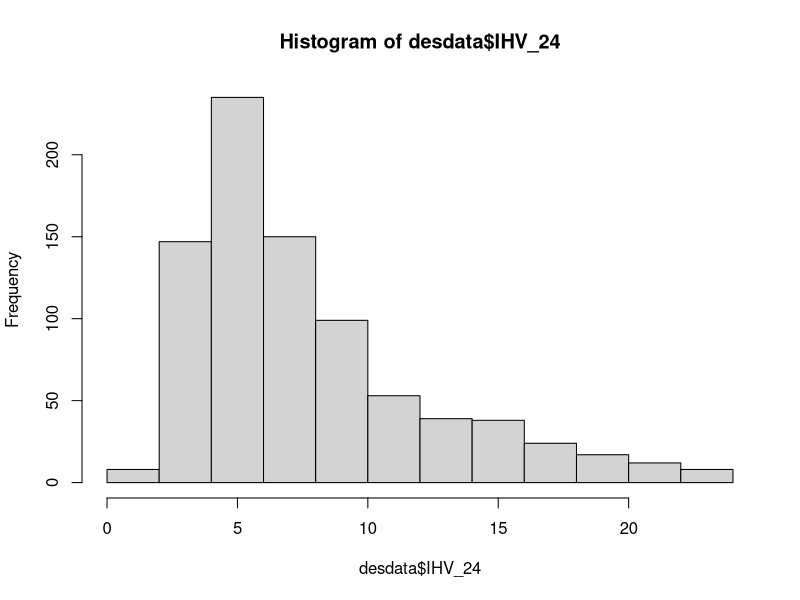
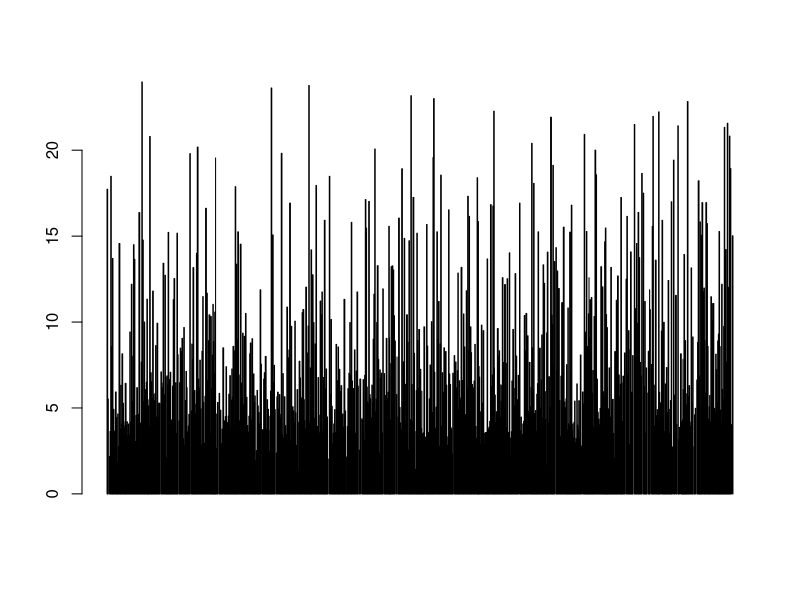
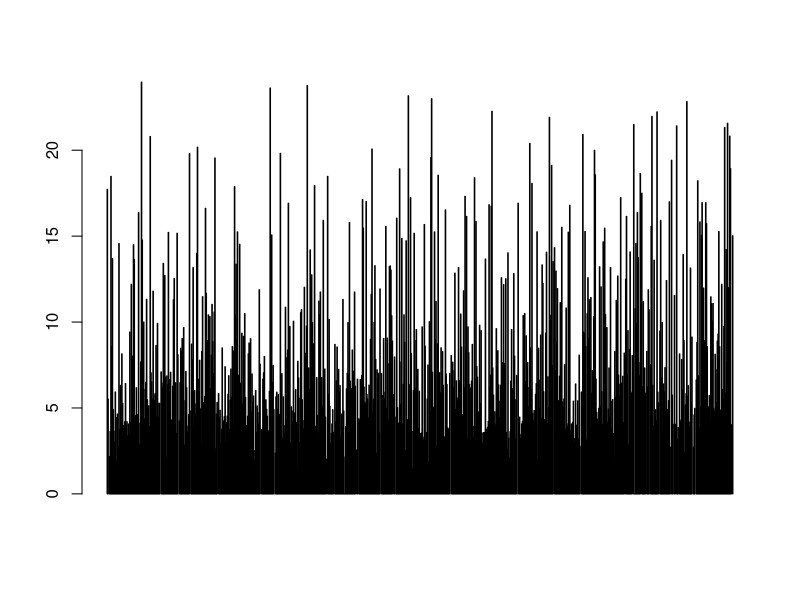
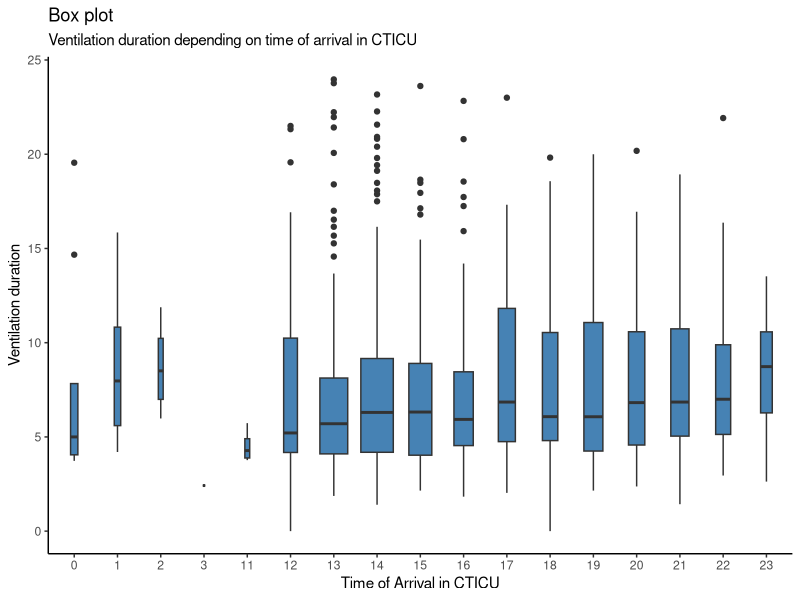
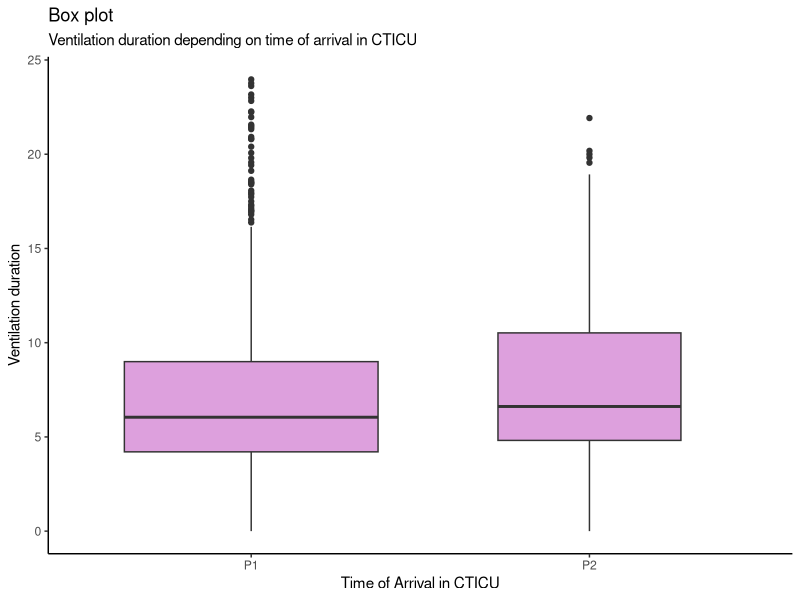
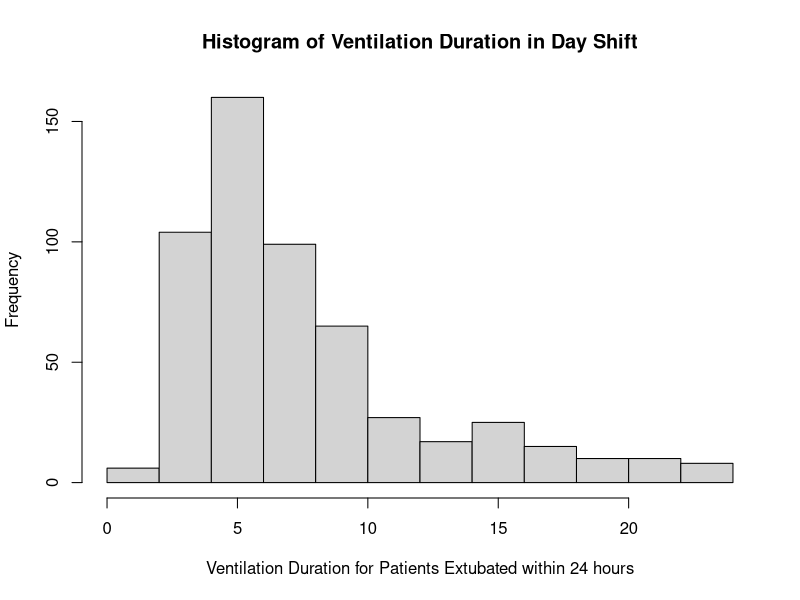
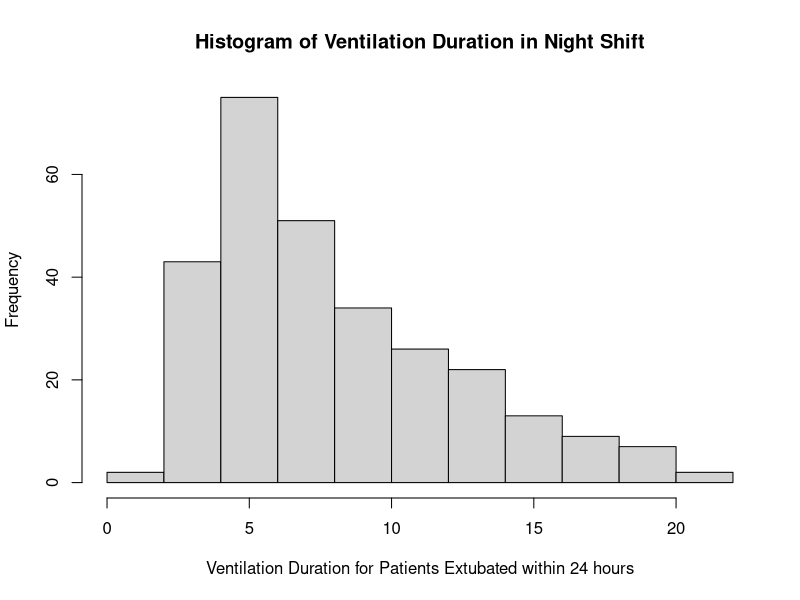
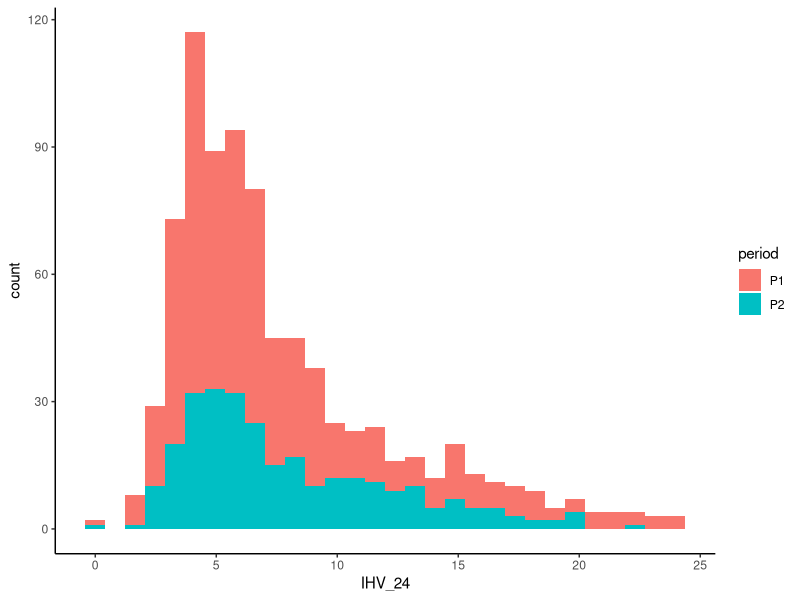

Source code (R) for these figures, in order: (Note: this script raises an error after producing the figures.)
## ---- chunk 1
library(tidyverse)
library(readxl)
## ---- chunk 2
rawdata <- read_excel("data/Master worksheet CTICU extubation times .xls", 
    sheet = "Master data", col_types = c("numeric", 
        "numeric", "text", "date", "date", 
        "date", "date", "text", "text", "numeric", 
        "numeric", "numeric", "numeric", 
        "text", "text", "text", "text", "text", 
        "text", "text", "text", "numeric", 
        "numeric", "numeric", "text", "text", 
        "text", "text", "text", "text", "text", 
        "text", "text", "text", "text", "text", 
        "numeric", "text", "numeric", "text", 
        "numeric", "numeric", "text", "text", 
        "text", "text", "date", "date", 
        "date", "date", "date", 
        "text", "numeric", "text", "numeric", 
        "numeric", "text", "numeric", "text", 
        "text", "numeric", "numeric", "text", 
        "text", "text", "text", "text", "numeric", 
        "numeric", "numeric", "numeric", 
        "numeric", "numeric", "numeric"))
## ---- chunk 3
desdata <- rawdata %>% 
  separate("Surgery duration", into = c("Sdate", "Stime"), sep= " ") %>%
  separate("OR Exit Date And Time", into = c("OREdate", "OREtime"), sep= " ") %>%
  separate("OREtime", into = c("OREhour", "OREmin","OREsec"), sep= ":") %>%
  separate("Stime", into = c("Shour","Smin","Ssec"), sep= ":") %>% 
  mutate (Shour=as.numeric(Shour), Smin=as.numeric(Smin), Stime = Shour+ (Smin/60),
          OREhour = as.numeric(OREhour) ,
          period = ifelse (OREhour <18 & OREhour >=7,  "P1", "P2"),
          Ethnicity = NA
          ) %>%
  rename(age = "Patient Age", 
         sex = "Sex", 
         BMI = "BMI", 
         PMM = "Predicted Morbidity or Mortality", 
         PRM = "Predicted Risk of Mortality", 
         PPV = "Predicted Prolonged Ventilation", 
         Reop = "Incidence",
         Urgent = "Status",
         Sug_Dur = "Stime",
         Pri_MI = "Prior MI",
         HF_w2w = "Heart Failure within 2 weeks",
         NYHA = "Classification-NYHA",
         smoker = "RF-Tobacco Use",
         lung = "RF-Chronic Lung Disease",
         PFT = "RF-Pulmonary Function Test",
         FEV = "RF-Forced Expiratory Volume Predicted",
         DLCOT = "DLCO Test Performed",
         DLCO = "DLCO Predicted",
         RFD = "RF-Renal Fail-Dialysis",
         PAD = "RF-Peripheral Arterial Disease",
         IHV = "Initial Hours Ventilated",
         Reintub =  "Re-intubated During Hospital Stay" , 
         Post_pneu = "Post-Op-Pulm-Pneumonia", 
         Post_throm = "Post-Op-Venous Thromboembolism-VTE",
         Post_stroke = "Post-Op-Neuro-Stroke Perm"  ,
         Re_ICU = "Readmission to ICU" ,
         Hos_LOS = "LOS-Admit-Discharge" , 
         ICU_LOS = "Total Hrs ICU",
         Mor_disc = "Mort-DC Status"  
         
         ) %>%  
  select(age,
       sex,
       Ethnicity,
       BMI, 
       PMM , 
       PRM , 
       PPV,
       Reop ,
       Urgent ,
       Sug_Dur ,
       Pri_MI ,
       HF_w2w ,
       NYHA ,
       smoker,
       lung,
       PFT,
       FEV ,
       DLCOT ,
       DLCO,
       RFD ,
       PAD,
       OREhour,
       IHV,
       period,
       Reintub, 
       Post_pneu, 
       Post_throm ,
       Post_stroke ,
       Re_ICU , 
       Hos_LOS, 
       ICU_LOS, 
       Mor_disc
       
       )
  
        


# combine ethnicity

desdata$Ethnicity[rawdata$`Race - White` == "Yes"] = "White"
desdata$Ethnicity[rawdata$`Race - Black / African American` == "Yes"] = "Black"
desdata$Ethnicity[rawdata$`Race - Asian` == "Yes"] = "Asian"
desdata$Ethnicity[rawdata$`Race - American Indian / Alaskan Native` == "Yes"] = "American Indian"
desdata$Ethnicity[rawdata$`Race - Native Hawaiian / Pacific Islander` == "Yes"] = "Hawaiian"
desdata$Ethnicity[rawdata$`Race - Other` == "Yes"] = "Other"
desdata$Ethnicity[rawdata$`Race Documented` == "No"] = "No document"
## ---- chunk 4
names(rawdata)
names(desdata)
## ---- chunk 5
#desdata$sex[desdata$sex == "Not documented"] <- NA
length(desdata$sex)
sum(is.na(desdata$sex))
sum(is.na(desdata$sex)) / length(desdata$sex)
table(desdata$sex)

#table(desdata$sex) / length(desdata$sex)
paste(round(100*(table(desdata$sex) / 861), 2), "%", sep="")

length(desdata$sex[desdata$period == "P1"])
length(desdata$sex[desdata$period == "P2"])

sum(is.na(desdata$sex[desdata$period == "P1"]))
sum(is.na(desdata$sex[desdata$period == "P2"]))

table(desdata$sex[desdata$period == "P1"]) 
table(desdata$sex[desdata$period == "P2"]) 

#table(desdata$sex[desdata$period == "P1"]) / length(desdata$sex[desdata$period == "P1"])
paste(round(100*(table(desdata$sex[desdata$period == "P1"]) / length(desdata$sex[desdata$period == "P1"])), 2), "%", sep="")

#table(desdata$sex[desdata$period == "P2"]) / length(desdata$sex[desdata$period == "P2"])
paste(round(100*(table(desdata$sex[desdata$period == "P2"]) / length(desdata$sex[desdata$period == "P2"])), 2), "%", sep="")


## ---- chunk 6
#desdata$sex[desdata$sex == "Not documented"] <- NA
length(desdata$sex)
sum(is.na(desdata$sex))
sum(is.na(desdata$sex)) / length(desdata$sex)
table(desdata$sex)

#table(desdata$sex) / length(desdata$sex)
paste(round(100*(table(desdata$sex) / 861), 2), "%", sep="")

length(desdata$sex[desdata$period == "P1"])
length(desdata$sex[desdata$period == "P2"])

sum(is.na(desdata$sex[desdata$period == "P1"]))
sum(is.na(desdata$sex[desdata$period == "P2"]))

table(desdata$sex[desdata$period == "P1"]) 
table(desdata$sex[desdata$period == "P2"]) 

#table(desdata$sex[desdata$period == "P1"]) / length(desdata$sex[desdata$period == "P1"])
paste(round(100*(table(desdata$sex[desdata$period == "P1"]) / length(desdata$sex[desdata$period == "P1"])), 2), "%", sep="")

#table(desdata$sex[desdata$period == "P2"]) / length(desdata$sex[desdata$period == "P2"])
paste(round(100*(table(desdata$sex[desdata$period == "P2"]) / length(desdata$sex[desdata$period == "P2"])), 2), "%", sep="")
chisq.test(desdata$sex,desdata$period, correct = FALSE)

## ---- chunk 7
#desdata$Reop[desdata$Reop == "Not documented"] <- NA
length(desdata$Reop)
sum(is.na(desdata$Reop))
sum(is.na(desdata$Reop)) / length(desdata$Reop)
table(desdata$Reop)

#table(desdata$Reop) / length(desdata$Reop)
paste(round(100*(table(desdata$Reop) / 861), 2), "%", sep="")

length(desdata$Reop[desdata$period == "P1"])
length(desdata$Reop[desdata$period == "P2"])

sum(is.na(desdata$Reop[desdata$period == "P1"]))
sum(is.na(desdata$Reop[desdata$period == "P2"]))

table(desdata$Reop[desdata$period == "P1"]) 
table(desdata$Reop[desdata$period == "P2"]) 

#table(desdata$Reop[desdata$period == "P1"]) / length(desdata$Reop[desdata$period == "P1"])
paste(round(100*(table(desdata$Reop[desdata$period == "P1"]) / length(desdata$Reop[desdata$period == "P1"])), 2), "%", sep="")

#table(desdata$Reop[desdata$period == "P2"]) / length(desdata$Reop[desdata$period == "P2"])
paste(round(100*(table(desdata$Reop[desdata$period == "P2"]) / length(desdata$Reop[desdata$period == "P2"])), 2), "%", sep="")

desdata <- desdata %>%  mutate(Reop = ifelse(Reop == "First cardiovascular surgery","Yes", "No")) 
chisq.test(desdata$Reop,desdata$period, correct = FALSE)
## ---- chunk 8
#desdata$Urgent[desdata$Urgent == "Not documented"] <- NA
length(desdata$Urgent)
sum(is.na(desdata$Urgent))
sum(is.na(desdata$Urgent)) / length(desdata$Urgent)
table(desdata$Urgent)

#table(desdata$Urgent) / length(desdata$Urgent)
paste(round(100*(table(desdata$Urgent) / 861), 2), "%", sep="")

length(desdata$Urgent[desdata$period == "P1"])
length(desdata$Urgent[desdata$period == "P2"])

sum(is.na(desdata$Urgent[desdata$period == "P1"]))
sum(is.na(desdata$Urgent[desdata$period == "P2"]))

table(desdata$Urgent[desdata$period == "P1"]) 
table(desdata$Urgent[desdata$period == "P2"]) 

#table(desdata$Urgent[desdata$period == "P1"]) / length(desdata$Urgent[desdata$period == "P1"])
paste(round(100*(table(desdata$Urgent[desdata$period == "P1"]) / length(desdata$Urgent[desdata$period == "P1"])), 2), "%", sep="")

#table(desdata$Urgent[desdata$period == "P2"]) / length(desdata$Urgent[desdata$period == "P2"])
paste(round(100*(table(desdata$Urgent[desdata$period == "P2"]) / length(desdata$Urgent[desdata$period == "P2"])), 2), "%", sep="")


chisq.test(desdata$Urgent,desdata$period, correct = FALSE)
## ---- chunk 9
desdata$Pri_MI[desdata$Pri_MI == "Unknown"] <- NA
length(desdata$Pri_MI)
sum(is.na(desdata$Pri_MI))
sum(is.na(desdata$Pri_MI)) / length(desdata$Pri_MI)
table(desdata$Pri_MI)

#table(desdata$Pri_MI) / length(desdata$Pri_MI)
paste(round(100*(table(desdata$Pri_MI) / 861), 2), "%", sep="")

length(desdata$Pri_MI[desdata$period == "P1"])
length(desdata$Pri_MI[desdata$period == "P2"])

sum(is.na(desdata$Pri_MI[desdata$period == "P1"]))
sum(is.na(desdata$Pri_MI[desdata$period == "P2"]))

table(desdata$Pri_MI[desdata$period == "P1"]) 
table(desdata$Pri_MI[desdata$period == "P2"]) 

#table(desdata$Pri_MI[desdata$period == "P1"]) / length(desdata$Pri_MI[desdata$period == "P1"])
paste(round(100*(table(desdata$Pri_MI[desdata$period == "P1"]) / length(desdata$Pri_MI[desdata$period == "P1"])), 2), "%", sep="")

#table(desdata$Pri_MI[desdata$period == "P2"]) / length(desdata$Pri_MI[desdata$period == "P2"])
paste(round(100*(table(desdata$Pri_MI[desdata$period == "P2"]) / length(desdata$Pri_MI[desdata$period == "P2"])), 2), "%", sep="")

table(desdata$Pri_MI,desdata$period)
chisq.test(desdata$Pri_MI,desdata$period, correct = FALSE)
## ---- chunk 10
desdata$HF_w2w[desdata$HF_w2w == "Unknown"] <- NA
length(desdata$HF_w2w)
sum(is.na(desdata$HF_w2w))
sum(is.na(desdata$HF_w2w)) / length(desdata$HF_w2w)
table(desdata$HF_w2w)

#table(desdata$HF_w2w) / length(desdata$HF_w2w)
paste(round(100*(table(desdata$HF_w2w) / 861), 2), "%", sep="")

length(desdata$HF_w2w[desdata$period == "P1"])
length(desdata$HF_w2w[desdata$period == "P2"])

sum(is.na(desdata$HF_w2w[desdata$period == "P1"]))
sum(is.na(desdata$HF_w2w[desdata$period == "P2"]))

table(desdata$HF_w2w[desdata$period == "P1"]) 
table(desdata$HF_w2w[desdata$period == "P2"]) 

#table(desdata$HF_w2w[desdata$period == "P1"]) / length(desdata$HF_w2w[desdata$period == "P1"])
paste(round(100*(table(desdata$HF_w2w[desdata$period == "P1"]) / length(desdata$HF_w2w[desdata$period == "P1"])), 2), "%", sep="")

#table(desdata$HF_w2w[desdata$period == "P2"]) / length(desdata$HF_w2w[desdata$period == "P2"])
paste(round(100*(table(desdata$HF_w2w[desdata$period == "P2"]) / length(desdata$HF_w2w[desdata$period == "P2"])), 2), "%", sep="")
chisq.test(desdata$HF_w2w,desdata$period, correct = FALSE)
## ---- chunk 11
#desdata$NYHA[desdata$NYHA == "Not documented"] <- NA
length(desdata$NYHA)
sum(is.na(desdata$NYHA))
sum(is.na(desdata$NYHA)) / length(desdata$NYHA)
table(desdata$NYHA)

#table(desdata$NYHA) / length(desdata$NYHA)
paste(round(100*(table(desdata$NYHA) / 861), 2), "%", sep="")

length(desdata$NYHA[desdata$period == "P1"])
length(desdata$NYHA[desdata$period == "P2"])

sum(is.na(desdata$NYHA[desdata$period == "P1"]))
sum(is.na(desdata$NYHA[desdata$period == "P2"]))

table(desdata$NYHA[desdata$period == "P1"]) 
table(desdata$NYHA[desdata$period == "P2"]) 

#table(desdata$NYHA[desdata$period == "P1"]) / length(desdata$NYHA[desdata$period == "P1"])
paste(round(100*(table(desdata$NYHA[desdata$period == "P1"]) / length(desdata$NYHA[desdata$period == "P1"])), 2), "%", sep="")

#table(desdata$NYHA[desdata$period == "P2"]) / length(desdata$NYHA[desdata$period == "P2"])
paste(round(100*(table(desdata$NYHA[desdata$period == "P2"]) / length(desdata$NYHA[desdata$period == "P2"])), 2), "%", sep="")
## ---- chunk 12
#desdata$smoker[desdata$smoker == "Not documented"] <- NA
length(desdata$smoker)
sum(is.na(desdata$smoker))
sum(is.na(desdata$smoker)) / length(desdata$smoker)
table(desdata$smoker)

#table(desdata$smoker) / length(desdata$smoker)
paste(round(100*(table(desdata$smoker) / 861), 2), "%", sep="")

length(desdata$smoker[desdata$period == "P1"])
length(desdata$smoker[desdata$period == "P2"])

sum(is.na(desdata$smoker[desdata$period == "P1"]))
sum(is.na(desdata$smoker[desdata$period == "P2"]))

table(desdata$smoker[desdata$period == "P1"]) 
table(desdata$smoker[desdata$period == "P2"]) 

#table(desdata$smoker[desdata$period == "P1"]) / length(desdata$smoker[desdata$period == "P1"])
paste(round(100*(table(desdata$smoker[desdata$period == "P1"]) / length(desdata$smoker[desdata$period == "P1"])), 2), "%", sep="")

#table(desdata$smoker[desdata$period == "P2"]) / length(desdata$smoker[desdata$period == "P2"])
paste(round(100*(table(desdata$smoker[desdata$period == "P2"]) / length(desdata$smoker[desdata$period == "P2"])), 2), "%", sep="")

## ---- chunk 13
#desdata$lung[desdata$lung == "Not documented"] <- NA
length(desdata$lung)
sum(is.na(desdata$lung))
sum(is.na(desdata$lung)) / length(desdata$lung)
table(desdata$lung)

#table(desdata$lung) / length(desdata$lung)
paste(round(100*(table(desdata$lung) / 861), 2), "%", sep="")

length(desdata$lung[desdata$period == "P1"])
length(desdata$lung[desdata$period == "P2"])

sum(is.na(desdata$lung[desdata$period == "P1"]))
sum(is.na(desdata$lung[desdata$period == "P2"]))

table(desdata$lung[desdata$period == "P1"]) 
table(desdata$lung[desdata$period == "P2"]) 

#table(desdata$lung[desdata$period == "P1"]) / length(desdata$lung[desdata$period == "P1"])
paste(round(100*(table(desdata$lung[desdata$period == "P1"]) / length(desdata$lung[desdata$period == "P1"])), 2), "%", sep="")

#table(desdata$lung[desdata$period == "P2"]) / length(desdata$lung[desdata$period == "P2"])
paste(round(100*(table(desdata$lung[desdata$period == "P2"]) / length(desdata$lung[desdata$period == "P2"])), 2), "%", sep="")
## ---- chunk 14
#desdata$PFT[desdata$PFT == "Not documented"] <- NA
length(desdata$PFT)
sum(is.na(desdata$PFT))
sum(is.na(desdata$PFT)) / length(desdata$PFT)
table(desdata$PFT)

#table(desdata$PFT) / length(desdata$PFT)
paste(round(100*(table(desdata$PFT) / 861), 2), "%", sep="")

length(desdata$PFT[desdata$period == "P1"])
length(desdata$PFT[desdata$period == "P2"])

sum(is.na(desdata$PFT[desdata$period == "P1"]))
sum(is.na(desdata$PFT[desdata$period == "P2"]))

table(desdata$PFT[desdata$period == "P1"]) 
table(desdata$PFT[desdata$period == "P2"]) 

#table(desdata$PFT[desdata$period == "P1"]) / length(desdata$PFT[desdata$period == "P1"])
paste(round(100*(table(desdata$PFT[desdata$period == "P1"]) / length(desdata$PFT[desdata$period == "P1"])), 2), "%", sep="")

#table(desdata$PFT[desdata$period == "P2"]) / length(desdata$PFT[desdata$period == "P2"])
paste(round(100*(table(desdata$PFT[desdata$period == "P2"]) / length(desdata$PFT[desdata$period == "P2"])), 2), "%", sep="")
## ---- chunk 15
#desdata$DLCOT[desdata$DLCOT == "Not documented"] <- NA
length(desdata$DLCOT)
sum(is.na(desdata$DLCOT))
sum(is.na(desdata$DLCOT)) / length(desdata$DLCOT)
table(desdata$DLCOT)

#table(desdata$DLCOT) / length(desdata$DLCOT)
paste(round(100*(table(desdata$DLCOT) / 861), 2), "%", sep="")

length(desdata$DLCOT[desdata$period == "P1"])
length(desdata$DLCOT[desdata$period == "P2"])

sum(is.na(desdata$DLCOT[desdata$period == "P1"]))
sum(is.na(desdata$DLCOT[desdata$period == "P2"]))

table(desdata$DLCOT[desdata$period == "P1"]) 
table(desdata$DLCOT[desdata$period == "P2"]) 

#table(desdata$DLCOT[desdata$period == "P1"]) / length(desdata$DLCOT[desdata$period == "P1"])
paste(round(100*(table(desdata$DLCOT[desdata$period == "P1"]) / length(desdata$DLCOT[desdata$period == "P1"])), 2), "%", sep="")

#table(desdata$DLCOT[desdata$period == "P2"]) / length(desdata$DLCOT[desdata$period == "P2"])
paste(round(100*(table(desdata$DLCOT[desdata$period == "P2"]) / length(desdata$DLCOT[desdata$period == "P2"])), 2), "%", sep="")
## ---- chunk 16
#desdata$RFD[desdata$RFD == "Not documented"] <- NA
length(desdata$RFD)
sum(is.na(desdata$RFD))
sum(is.na(desdata$RFD)) / length(desdata$RFD)
table(desdata$RFD)

#table(desdata$RFD) / length(desdata$RFD)
paste(round(100*(table(desdata$RFD) / 861), 2), "%", sep="")

length(desdata$RFD[desdata$period == "P1"])
length(desdata$RFD[desdata$period == "P2"])

sum(is.na(desdata$RFD[desdata$period == "P1"]))
sum(is.na(desdata$RFD[desdata$period == "P2"]))

table(desdata$RFD[desdata$period == "P1"]) 
table(desdata$RFD[desdata$period == "P2"]) 

#table(desdata$RFD[desdata$period == "P1"]) / length(desdata$RFD[desdata$period == "P1"])
paste(round(100*(table(desdata$RFD[desdata$period == "P1"]) / length(desdata$RFD[desdata$period == "P1"])), 2), "%", sep="")

#table(desdata$RFD[desdata$period == "P2"]) / length(desdata$RFD[desdata$period == "P2"])
paste(round(100*(table(desdata$RFD[desdata$period == "P2"]) / length(desdata$RFD[desdata$period == "P2"])), 2), "%", sep="")
## ---- chunk 17
#desdata$PAD[desdata$PAD == "Not documented"] <- NA
length(desdata$PAD)
sum(is.na(desdata$PAD))
sum(is.na(desdata$PAD)) / length(desdata$PAD)
table(desdata$PAD)

#table(desdata$PAD) / length(desdata$PAD)
paste(round(100*(table(desdata$PAD) / 861), 2), "%", sep="")

length(desdata$PAD[desdata$period == "P1"])
length(desdata$PAD[desdata$period == "P2"])

sum(is.na(desdata$PAD[desdata$period == "P1"]))
sum(is.na(desdata$PAD[desdata$period == "P2"]))

table(desdata$PAD[desdata$period == "P1"]) 
table(desdata$PAD[desdata$period == "P2"]) 

#table(desdata$PAD[desdata$period == "P1"]) / length(desdata$PAD[desdata$period == "P1"])
paste(round(100*(table(desdata$PAD[desdata$period == "P1"]) / length(desdata$PAD[desdata$period == "P1"])), 2), "%", sep="")

#table(desdata$PAD[desdata$period == "P2"]) / length(desdata$PAD[desdata$period == "P2"])
paste(round(100*(table(desdata$PAD[desdata$period == "P2"]) / length(desdata$PAD[desdata$period == "P2"])), 2), "%", sep="")
## ---- chunk 18
desdata$age[desdata$period == "P1"] %>% na.omit() %>% length()
summary(desdata$age[desdata$period == "P1"])
desdata$age[desdata$period == "P1"] %>% na.omit() %>% sd()
desdata$age[desdata$period == "P2"] %>% na.omit() %>% length()
summary(desdata$age[desdata$period == "P2"])
desdata$age[desdata$period == "P2"] %>% na.omit() %>% sd()
desdata$age %>% na.omit() %>% length()
summary(desdata$age)
desdata$age %>% na.omit() %>% sd()
## ---- chunk 19
var.test(desdata$age[desdata$period == "P2"], desdata$age[desdata$period == "P1"])
t.test(x= desdata$age[desdata$period == "P1"], y = desdata$age[desdata$period == "P2"], paired = FALSE, var.equal = TRUE, conf.level = 0.95)
## ---- chunk 20
desdata$PMM[desdata$period == "P1"] %>% na.omit() %>% length()
summary(desdata$PMM[desdata$period == "P1"])
desdata$PMM[desdata$period == "P1"] %>% na.omit() %>% sd()
desdata$PMM[desdata$period == "P2"] %>% na.omit() %>% length()
summary(desdata$PMM[desdata$period == "P2"])
desdata$PMM[desdata$period == "P2"] %>% na.omit() %>% sd()
desdata$PMM %>% na.omit() %>% length()
summary(desdata$PMM)
desdata$PMM %>% na.omit() %>% sd()
## ---- chunk 21
var.test(desdata$PMM[desdata$period == "P2"], desdata$PMM[desdata$period == "P1"])
t.test(x= desdata$PMM[desdata$period == "P1"], y = desdata$PMM[desdata$period == "P2"], paired = FALSE, var.equal = FALSE, conf.level = 0.95)
## ---- chunk 22
desdata$PRM[desdata$period == "P1"] %>% na.omit() %>% length()
summary(desdata$PRM[desdata$period == "P1"])
desdata$PRM[desdata$period == "P1"] %>% na.omit() %>% sd()
desdata$PRM[desdata$period == "P2"] %>% na.omit() %>% length()
summary(desdata$PRM[desdata$period == "P2"])
desdata$PRM[desdata$period == "P2"] %>% na.omit() %>% sd()
desdata$PRM %>% na.omit() %>% length()
summary(desdata$PRM)
desdata$PRM %>% na.omit() %>% sd()
## ---- chunk 23
var.test(desdata$PRM[desdata$period == "P2"], desdata$PRM[desdata$period == "P1"])
t.test(x= desdata$PRM[desdata$period == "P1"], y = desdata$PRM[desdata$period == "P2"], paired = FALSE, var.equal = TRUE, conf.level = 0.95)
## ---- chunk 24
desdata$PRM[desdata$period == "P1"] %>% na.omit() %>% length()
summary(desdata$PRM[desdata$period == "P1"])
desdata$PRM[desdata$period == "P1"] %>% na.omit() %>% sd()
desdata$PRM[desdata$period == "P2"] %>% na.omit() %>% length()
summary(desdata$PRM[desdata$period == "P2"])
desdata$PRM[desdata$period == "P2"] %>% na.omit() %>% sd()
desdata$PRM %>% na.omit() %>% length()
summary(desdata$PRM)
desdata$PRM %>% na.omit() %>% sd()
## ---- chunk 25
var.test(desdata$PRM[desdata$period == "P2"], desdata$PRM[desdata$period == "P1"])
t.test(x= desdata$PRM[desdata$period == "P1"], y = desdata$PRM[desdata$period == "P2"], paired = FALSE, var.equal = FALSE, conf.level = 0.95)
## ---- chunk 26
desdata$PPV[desdata$period == "P1"] %>% na.omit() %>% length()
summary(desdata$PPV[desdata$period == "P1"])
desdata$PPV[desdata$period == "P1"] %>% na.omit() %>% sd()
desdata$PPV[desdata$period == "P2"] %>% na.omit() %>% length()
summary(desdata$PPV[desdata$period == "P2"])
desdata$PPV[desdata$period == "P2"] %>% na.omit() %>% sd()
desdata$PPV %>% na.omit() %>% length()
summary(desdata$PPV)
desdata$PPV %>% na.omit() %>% sd()
## ---- chunk 27
var.test(desdata$PPV[desdata$period == "P2"], desdata$PPV[desdata$period == "P1"])
t.test(x= desdata$PPV[desdata$period == "P1"], y = desdata$PPV[desdata$period == "P2"], paired = FALSE, var.equal = TRUE, conf.level = 0.95)
## ---- chunk 28
desdata$Sug_Dur[desdata$period == "P1"] %>% na.omit() %>% length()
summary(desdata$Sug_Dur[desdata$period == "P1"])
desdata$Sug_Dur[desdata$period == "P1"] %>% na.omit() %>% sd()
desdata$Sug_Dur[desdata$period == "P2"] %>% na.omit() %>% length()
summary(desdata$Sug_Dur[desdata$period == "P2"])
desdata$Sug_Dur[desdata$period == "P2"] %>% na.omit() %>% sd()
desdata$Sug_Dur %>% na.omit() %>% length()
summary(desdata$Sug_Dur)
desdata$Sug_Dur %>% na.omit() %>% sd()
## ---- chunk 29
var.test(desdata$Sug_Dur[desdata$period == "P2"], desdata$Sug_Dur[desdata$period == "P1"])
t.test(x= desdata$Sug_Dur[desdata$period == "P1"], y = desdata$Sug_Dur[desdata$period == "P2"], paired = FALSE, var.equal = FALSE, conf.level = 0.95)
## ---- chunk 30
desdata$FEV[desdata$period == "P1"] %>% na.omit() %>% length()
summary(desdata$FEV[desdata$period == "P1"])
desdata$FEV[desdata$period == "P1"] %>% na.omit() %>% sd()
desdata$FEV[desdata$period == "P2"] %>% na.omit() %>% length()
summary(desdata$FEV[desdata$period == "P2"])
desdata$FEV[desdata$period == "P2"] %>% na.omit() %>% sd()
desdata$FEV %>% na.omit() %>% length()
summary(desdata$FEV)
desdata$FEV %>% na.omit() %>% sd()
## ---- chunk 31
var.test(desdata$FEV[desdata$period == "P2"], desdata$FEV[desdata$period == "P1"])
t.test(x= desdata$FEV[desdata$period == "P1"], y = desdata$FEV[desdata$period == "P2"], paired = FALSE, var.equal = TRUE, conf.level = 0.95)
## ---- chunk 32
desdata$DLCO[desdata$period == "P1"] %>% na.omit() %>% length()
summary(desdata$DLCO[desdata$period == "P1"])
desdata$DLCO[desdata$period == "P1"] %>% na.omit() %>% sd()
desdata$DLCO[desdata$period == "P2"] %>% na.omit() %>% length()
summary(desdata$DLCO[desdata$period == "P2"])
desdata$DLCO[desdata$period == "P2"] %>% na.omit() %>% sd()
desdata$DLCO %>% na.omit() %>% length()
summary(desdata$DLCO)
desdata$DLCO %>% na.omit() %>% sd()
## ---- chunk 33
var.test(desdata$DLCO[desdata$period == "P2"], desdata$DLCO[desdata$period == "P1"])
t.test(x= desdata$DLCO[desdata$period == "P1"], y = desdata$DLCO[desdata$period == "P2"], paired = FALSE, var.equal = TRUE, conf.level = 0.95)
## ---- chunk 34
desdata$IHV[desdata$period == "P1"] %>% na.omit() %>% length()
summary(desdata$IHV[desdata$period == "P1"])
desdata$IHV[desdata$period == "P1"] %>% na.omit() %>% sd()
desdata$IHV[desdata$period == "P2"] %>% na.omit() %>% length()
summary(desdata$IHV[desdata$period == "P2"])
desdata$IHV[desdata$period == "P2"] %>% na.omit() %>% sd()
desdata$IHV %>% na.omit() %>% length()
summary(desdata$IHV)
desdata$IHV %>% na.omit() %>% sd()
## ---- chunk 35
var.test(desdata$IHV[desdata$period == "P2"], desdata$IHV[desdata$period == "P1"])
t.test(x= desdata$IHV[desdata$period == "P1"], y = desdata$IHV[desdata$period == "P2"], paired = FALSE, var.equal = FALSE, conf.level = 0.95)
## ---- chunk 36
desdata <- desdata %>% mutate( IHV_24 = IHV)
desdata$IHV_24[desdata$IHV>24] = NA 

desdata$IHV_24[desdata$period == "P1"] %>% na.omit() %>% length()
summary(desdata$IHV_24[desdata$period == "P1"])
desdata$IHV_24[desdata$period == "P1"] %>% na.omit() %>% sd()
desdata$IHV_24[desdata$period == "P2"] %>% na.omit() %>% length()
summary(desdata$IHV_24[desdata$period == "P2"])
desdata$IHV_24[desdata$period == "P2"] %>% na.omit() %>% sd()
desdata$IHV_24 %>% na.omit() %>% length()
summary(desdata$IHV_24)
desdata$IHV_24 %>% na.omit() %>% sd()
## ---- chunk 37
var.test(desdata$IHV_24[desdata$period == "P2"], desdata$IHV_24[desdata$period == "P1"])
t.test(x= desdata$IHV_24[desdata$period == "P1"], y = desdata$IHV_24[desdata$period == "P2"], paired = FALSE, var.equal = TRUE, conf.level = 0.95)
## ---- chunk 38

library(ggplot2)
theme_set(theme_classic())

hist(desdata$IHV_24, breaks = 12, plot = TRUE, freq = TRUE)

barplot(desdata$IHV_24,desdata$OREhour)
barplot(desdata$IHV_24)

desdata$OREhour <- as.factor(desdata$OREhour)
g <- ggplot(desdata, aes(desdata$OREhour, desdata$IHV_24))
g + geom_boxplot(varwidth=T, fill="steelblue") + 
    labs(title="Box plot", 
         subtitle="Ventilation duration depending on time of arrival in CTICU",
         x="Time of Arrival in CTICU",
         y="Ventilation duration" )

gg <- ggplot(desdata, aes(desdata$period, desdata$IHV_24))
gg + geom_boxplot(varwidth=T, fill="plum") + 
    labs(title="Box plot", 
         subtitle="Ventilation duration depending on time of arrival in CTICU",
         x="Time of Arrival in CTICU",
         y="Ventilation duration" )
## ---- chunk 39

par(mfrow=c(1,1))
hist(desdata$IHV_24[desdata$period == "P1"], main = "Histogram of Ventilation Duration in Day Shift", xlab = "Ventilation Duration for Patients Extubated within 24 hours")
hist(desdata$IHV_24[desdata$period == "P2"], main = "Histogram of Ventilation Duration in Night Shift", xlab = "Ventilation Duration for Patients Extubated within 24 hours")

## ---- chunk 40
g1 <- ggplot(desdata, aes(IHV_24, fill=period))

g1 + geom_histogram()

g1 + geom_histogram(position = ,
                   binwidth = 2, 
                   col="black", 
                   size=.1) +  # change binwidth
  labs(title="Histogram with Auto Binning", 
       subtitle="Engine Displacement across Vehicle Classes")  
## ---- chunk 41
data <- desdata %>% na.omit(IHV_24) %>% group_by()
library(scales)
 ggplot(data, aes(IHV_24)) + 
          geom_bar(aes(y = ..prop.., fill = factor(..x..)), stat="count") + 
          scale_y_continuous(labels=scales::percent) +
          ylab("relative frequencies") +
          facet_grid(~period)
         
## ---- chunk 42
glmdata <- desdata %>% 
  mutate(period = ifelse( period == "P1", 0, 1) ,
                              lung = na.omit(lung),
                              lung = ifelse(lung == "No", "No", "Yes")) %>% 
 
  

simple_logistic_fit <- glm(formula= period ~ IHV_24, family = binomial(link = "logit"), 
    data = glmdata)
summary(simple_logistic_fit)

full_logistic_fit <- glm(formula= period ~ age+
       sex+
       Ethnicity+
       BMI+ 
       PMM + 
       PRM + 
       PPV+
       Reop +
       Urgent +
       Sug_Dur +
       Pri_MI +
       smoker+
       lung+
       RFD +
       PAD,
                           
                           family = binomial(link = "logit"), 
    data = glmdata)
summary(full_logistic_fit)

## ---- chunk 43

